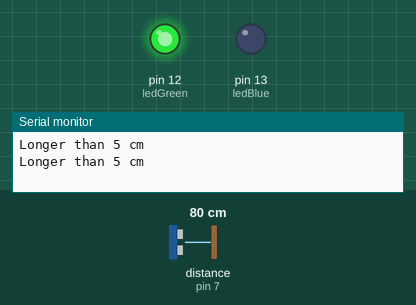
The sketch below on a simulated Arduino Uno, built with avr-gcc and run on an emulated ATmega328P. Parts: output pins drawn as LEDs (lit = HIGH), the last lines printed to the serial monitor. Wiring (inferred from the names in the program): ultrasonic range finder: trigger pin 8; echo pin 7. The inputs (shaded band) are chosen by the test bench; at power-on: distance to the obstacle (sensor on pin 7) 80 cm. The echo pulse lasts 58.3 µs per cm; pins used as bus, display or sensor lines are not drawn.

Above: at 7.8 s.
7.9 s: distance to the obstacle (sensor on pin 7) set to 6 cm
15.7 s: distance to the obstacle (sensor on pin 7) set to 3 cm
At 22.5 s:
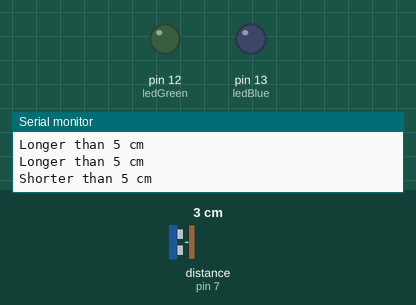
29.2 s: distance to the obstacle (sensor on pin 7) set to 9 cm
At 35.8 s:
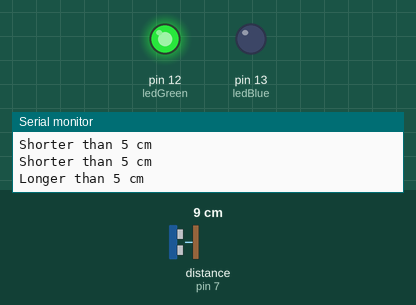
42.7 s: distance to the obstacle (sensor on pin 7) set to 2 cm
At 49.8 s:
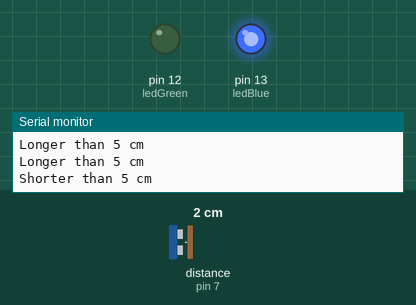
Timing chart, 0 to 57.2 s (numbered marks = the images above; inputs shaded):
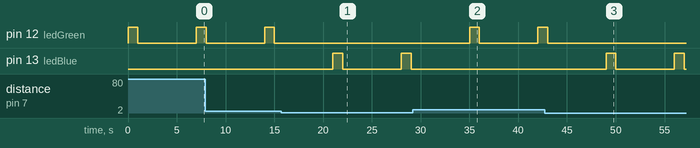

Measured:
- the behaviour switches between 5 and 4 cm on distance to the obstacle (sensor on pin 7) (found by bisection; images 0 and 1)
- after the input at 15.7 s, pin 12 (ledGreen): stops changing and stays LOW; pin 13 (ledBlue): alternates HIGH for 1.0 s and LOW for 6.0 s, starting after 5.3 s
- after the input at 29.2 s, pin 12 (ledGreen): LOW → HIGH after 5.8 s, → LOW 1.0 s later, → HIGH 6.0 s later; pin 13 (ledBlue): stays LOW (without the input it goes to HIGH after 5.8 s)
- after the input at 42.7 s, pin 12 (ledGreen): goes on until 43.0 s, then stays LOW; pin 13 (ledBlue): alternates HIGH for 1.0 s and LOW for 6.0 s, starting after 6.3 s

The sketch:

distanceSensor.ino
```cpp
int trigPin = 8;    // Trigger
int echoPin = 7;    // Echo
long duration, cm, inches;
int ledBlue = 13;
int ledGreen = 12;

void setup() {
  //Serial Port begin
  Serial.begin (9600);
  //Define inputs and outputs
  pinMode(trigPin, OUTPUT);
  pinMode(echoPin, INPUT);
  pinMode(ledBlue, OUTPUT);
  pinMode(ledGreen, OUTPUT);
}

void loop() {
  // The sensor is triggered by a HIGH pulse of 10 or more microseconds.
  // Give a short LOW pulse beforehand to ensure a clean HIGH pulse:
  digitalWrite(trigPin, LOW);
  delayMicroseconds(5);
  digitalWrite(trigPin, HIGH);
  delayMicroseconds(10);
  digitalWrite(trigPin, LOW);

  // Read the signal from the sensor: a HIGH pulse whose
  // duration is the time (in microseconds) from the sending
  // of the ping to the reception of its echo off of an object.
  pinMode(echoPin, INPUT);
  duration = pulseIn(echoPin, HIGH);

  // Convert the time into a distance
  cm = (duration/2) / 29.1;     // Divide by 29.1 or multiply by 0.0343
  inches = (duration/2) / 74;   // Divide by 74 or multiply by 0.0135

//  Serial.print(inches);
//  Serial.print("in, ");
//  Serial.print(cm);
//  Serial.print("cm");
//  Serial.println();

  if (cm < 5) {
    Serial.println("Shorter than 5 cm");
    digitalWrite(ledBlue, HIGH);   // turn the LED on (HIGH is the voltage level)
    delay(1000);                       // wait for a second
    digitalWrite(ledBlue, LOW);    // turn the LED off by making the voltage LOW
    delay(1000);
  } else {
    Serial.println("Longer than 5 cm");
    digitalWrite(ledGreen, HIGH);   // turn the LED on (HIGH is the voltage level)
    delay(1000);                       // wait for a second
    digitalWrite(ledGreen, LOW);    // turn the LED off by making the voltage LOW
    delay(1000);
  }

  delay(5000);
}
```
